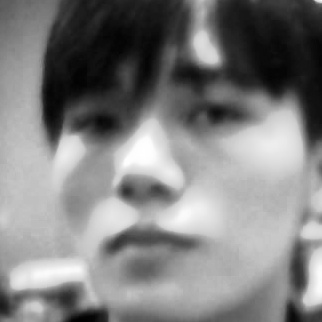
#> input picture datasets/1/User.1.12.jpg, 322 x 322 px, given in place of the camera
$ python take_photo.py ../../../datasets/1/User.1.12.jpg ../../../datasets/1/User.1.0.jpg
#> lines starting #> are read from the running program, lines starting #| are printed output that depends on the picture; after the words box and inside, x2 and y2 are one past the last pixel; in counts of white or black regions, pixels touching at a corner belong together
### src/main/face_recog/train_model.py
import cv2
import numpy as np
from PIL import Image
import os
import sys

def setup_paths():
    """
    Sets up necessary file paths and directories.

    Returns:
        dict: Dictionary containing all the important paths
    """
    script_dir = os.path.dirname(os.path.abspath(__file__))

    paths = {
        "script_dir": script_dir,
        "dataset_path": os.path.join(script_dir, 'datasets'),
        "trainer_path": os.path.join(script_dir, 'trainer'),
        "cascade_path": os.path.join(script_dir, 'haarcascade_frontalface_default.xml')
    }

    os.makedirs(paths["trainer_path"], exist_ok=True)

    if not os.path.exists(paths["dataset_path"]):
        print(f"Error: Dataset directory not found at {paths['dataset_path']}")
        return None

    if not os.path.exists(paths["cascade_path"]):
        print(f"Error: Cascade file not found. Downloading it now...")
        import urllib.request
        url = "https://raw.githubusercontent.com/opencv/opencv/master/data/haarcascades/haarcascade_frontalface_default.xml"
        urllib.request.urlretrieve(url, paths["cascade_path"])
        print(f"Downloaded face detection file successfully!")

    return paths

# [23 lines left out: functions preprocess_image, preprocess_face, not called in this run]

def get_images_and_labels(dataset_path, detector):
    """
    Gets face images and their corresponding labels from the dataset.

    Args:
        dataset_path: Path to the dataset directory
        detector: Face detector

    Returns:
        tuple: Lists of face samples and their IDs
    """
    image_paths = []

    for user_id in os.listdir(dataset_path):
        user_path = os.path.join(dataset_path, user_id)
        if os.path.isdir(user_path):
            for img_file in os.listdir(user_path):
                if img_file.endswith('.jpg') or img_file.endswith('.png'):
                    image_paths.append(os.path.join(user_path, img_file))

    face_samples = []
    ids = []

    for image_path in image_paths:
        try:
            pil_img = Image.open(image_path).convert('L')
            img_numpy = np.array(pil_img, 'uint8')

            img_numpy = preprocess_image(img_numpy)

            user_id = int(os.path.split(image_path)[0].split(os.path.sep)[-1])

            faces = detector.detectMultiScale(
                img_numpy,
                scaleFactor=1.1,
                minNeighbors=4,
                minSize=(30, 30)
            )

            for (x, y, w, h) in faces:
                face_roi = img_numpy[y:y+h, x:x+w]
                face_roi = preprocess_face(face_roi)

                face_samples.append(face_roi)
                ids.append(user_id)

        except Exception as e:
            print(f"Error processing image {image_path}: {str(e)}")

    return face_samples, ids

# [26 lines left out: function save_user_details, not called in this run]

def train_model():
    """
    Trains the face recognition model with improved parameters.

    This function:
    1. Finds all the face photos you've taken
    2. Processes each photo to make it easier to recognize
    3. Teaches the computer to recognize each person
    4. Saves the trained model so it can be used later

    Returns:
        bool: True if training was successful, False otherwise
    """
    # Setup paths and check required files
    paths = setup_paths()
    if paths is None:
        return False

    try:
        recognizer = cv2.face.LBPHFaceRecognizer_create(
            radius=2,
            neighbors=8,
            grid_x=8,
            grid_y=8,
            threshold=100
        )

        detector = cv2.CascadeClassifier(paths["cascade_path"])

        print("Training face recognition model with improved parameters...")
        print("This may take a few minutes...")

        faces, ids = get_images_and_labels(paths["dataset_path"], detector)

        if len(faces) == 0 or len(ids) == 0:
            print("Error: No face samples found. Please capture photos first.")
            return False

        print(f"Training with {len(faces)} face samples")

        recognizer.train(faces, np.array(ids))

        model_path = os.path.join(paths["trainer_path"], 'trainer.yml')
        recognizer.write(model_path)

        print(f"Model trained successfully with {len(faces)} face samples")
        print(f"Model saved to {model_path}")

        users = set(ids)
        save_user_details(paths["trainer_path"], paths["dataset_path"], users, len(faces))

        return True

    except Exception as e:
        print(f"Error during training: {str(e)}")
        return False

# [2 lines that do not run on import are left out]

### src/main/face_recog/take_photo.py
import cv2
import os
import sys
import time
from train_model import train_model

def setup_paths():
    """
    Sets up necessary file paths and downloads required files if needed.
    """
    script_dir = os.path.dirname(os.path.abspath(__file__))
    paths = {
        "script_dir": script_dir,
        "dataset_path": os.path.join(script_dir, 'datasets'),
        "cascade_path": os.path.join(script_dir, 'haarcascade_frontalface_default.xml')
    }

    if not os.path.exists(paths["cascade_path"]):
        print(f"[INFO] Cascade file not found. Downloading...")
        import urllib.request
        url = "https://raw.githubusercontent.com/opencv/opencv/master/data/haarcascades/haarcascade_frontalface_default.xml"
        urllib.request.urlretrieve(url, paths["cascade_path"])
        print(f"[INFO] Downloaded face cascade successfully!")

    os.makedirs(paths["dataset_path"], exist_ok=True)
    return paths


def initialize_camera():
    """Initialize webcam"""
    cam = cv2.VideoCapture(0)
    cam.set(3, 640)  # Width
    cam.set(4, 480)  # Height
    return cam


def detect_faces(image, face_detector):
    """Detect faces in frame"""
    gray = cv2.cvtColor(image, cv2.COLOR_BGR2GRAY)
    gray = cv2.equalizeHist(gray)
    faces = face_detector.detectMultiScale(
        gray,
        scaleFactor=1.1,
        minNeighbors=4,
        minSize=(30, 30)
    )
    return gray, faces


def save_face_image(gray, x, y, w, h, user_path, user_id, count):
    """Save cropped face image"""
    face_roi = gray[y:y+h, x:x+w]
    file_path = os.path.join(user_path, f"User.{user_id}.{count}.jpg")
    cv2.imwrite(file_path, face_roi)
    return file_path


def create_user_info(user_path, user_id, user_name, count):
    """Create info.txt with metadata"""
    with open(os.path.join(user_path, "info.txt"), "w", encoding="utf-8") as f:
        f.write(f"Name: {user_name if user_name else 'User '+str(user_id)}\n")
        f.write(f"ID: {user_id}\n")
        f.write(f"Date: {time.strftime('%Y-%m-%d %H:%M:%S')}\n")
        f.write(f"Photos: {count}\n")


def take_photos(user_id, user_name=None):
    """
    Automatically capture 50 photos of a user's face
    without needing to press any key.
    """
#> called with user_id = '../../../datasets/1/User.1.12.jpg', user_name = '../../../datasets/1/User.1.0.jpg'
    paths = setup_paths()
    face_detector = cv2.CascadeClassifier(paths["cascade_path"])

    if face_detector.empty():
        print("[ERROR] Failed to load face detector.")
        return False

    user_path = os.path.join(paths["dataset_path"], str(user_id))
    os.makedirs(user_path, exist_ok=True)

    cam = initialize_camera()
    print("=" * 50)
    if user_name:
        print(f"[INFO] Starting auto photo capture for User ID: {user_id} ({user_name})")
    else:
        print(f"[INFO] Starting auto photo capture for User ID: {user_id}")

    max_photos = 60
    min_face_size = 100
    delay = 0.2
    count = 0

    print(f"[INFO] Will automatically capture {max_photos} photos.")
    print("[INFO] Move your face slowly left/right for better angles.")
    print("[INFO] Starting in 3 seconds...")
    for i in range(3, 0, -1):
        print(f"{i}...")
        time.sleep(1)

    try:
        while count < max_photos:
            ret, frame = cam.read()
#> frame is the input picture: shape (322, 322, 3); min 1, max 255, mean 127.7
            if not ret:
                print("[ERROR] Failed to grab frame.")
                break

            gray, faces = detect_faces(frame, face_detector)
#> in detect_faces, `gray = cv2.equalizeHist(gray)`:
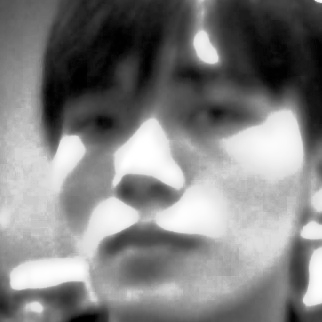
#> gray: shape (322, 322); min 0, max 255, mean 128.1
#> in detect_faces, `faces = face_detector.detectMultiScale( gray, scaleFactor=1.1, minNeig..`: faces = ()
#> faces = ()
            for (x, y, w, h) in faces:
                face_quality = "Good" if w >= min_face_size else "Too Small"
                color = (0, 255, 0) if face_quality == "Good" else (0, 0, 255)

                cv2.rectangle(frame, (x, y), (x+w, y+h), color, 2)
                cv2.putText(frame, f"{face_quality}", (x, y-10),
                            cv2.FONT_HERSHEY_SIMPLEX, 0.6, color, 2)

                if face_quality == "Good":
                    save_face_image(gray, x, y, w, h, user_path, user_id, count)
                    count += 1
                    print(f"[INFO] Saved image {count}/{max_photos}")
                    time.sleep(delay)
                    break  # Capture one face per frame
#> this loop made 0 passes
#> after the loop, count = 0

            # Show progress on frame
            cv2.putText(frame, f"Photos: {count}/{max_photos}",
                        (20, 40), cv2.FONT_HERSHEY_SIMPLEX, 1, (255, 255, 255), 2)
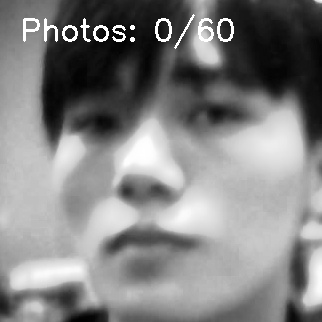
#> frame: shape (322, 322, 3); 1.38% of pixels changed, all inside (x1, y1, x2, y2) = (23, 14, 234, 49)
            cv2.imshow("Auto Capture (ESC to exit)", frame)

            if cv2.waitKey(1) & 0xFF == 27:
#> (key Esc is pressed here)
                print("[INFO] Capture manually stopped (ESC pressed).")
                break

        print("[INFO] Capture completed successfully.")
    except Exception as e:
        print(f"[ERROR] Exception during capture: {str(e)}")
    finally:
        cam.release()
        cv2.destroyAllWindows()
        create_user_info(user_path, user_id, user_name, count)
        train_model()
#> in train_model, `faces, ids = get_images_and_labels(paths["dataset_path"], detector)`: faces = []
        print(f"[INFO] Total images captured: {count}")
#| [INFO] Total images captured: 0
        return count > 0


if __name__ == "__main__":
    if len(sys.argv) < 2:
        print("Usage: python take_photos.py <user_id> [user_name]")
        sys.exit(1)

    user_id = sys.argv[1]
    user_name = sys.argv[2] if len(sys.argv) > 2 else None
    take_photos(user_id, user_name)

$ run again, on datasets/1/User.1.13.jpg
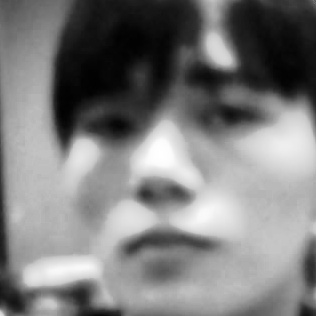
#> input picture datasets/1/User.1.13.jpg, 316 x 316 px, given in place of the camera
#> in take_photos, frame is the input picture: shape (316, 316, 3); min 1, max 255, mean 124.9
#> in detect_faces, `gray = cv2.equalizeHist(gray)`:
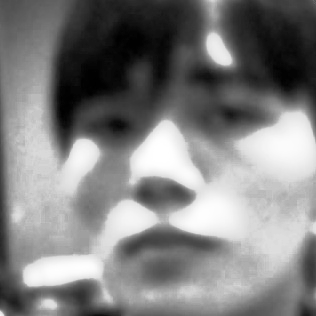
#> gray: shape (316, 316); min 0, max 255, mean 128.1
#> in detect_faces, `faces = face_detector.detectMultiScale( gray, scaleFactor=1.1, minNeig..`: faces = ()
#> after the loop in take_photos, `for (x, y, w, h) in faces:`: count = 0
#> in take_photos, `cv2.putText(frame, f"Photos: {count}/{max_photos}", (20, 40), cv2.FONT..`:
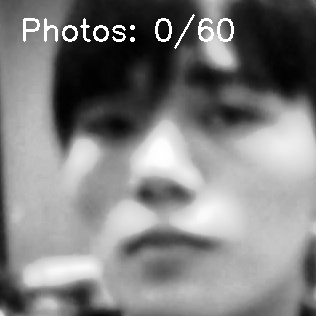
#> frame: shape (316, 316, 3); 1.43% of pixels changed, all inside (x1, y1, x2, y2) = (23, 14, 234, 49)
#> in train_model, `faces, ids = get_images_and_labels(paths["dataset_path"], detector)`: faces = []
#| [INFO] Total images captured: 0

$ run again, on datasets/1/User.1.15.jpg
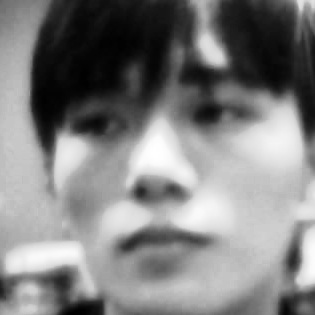
#> input picture datasets/1/User.1.15.jpg, 315 x 315 px, given in place of the camera
#> in take_photos, frame is the input picture: shape (315, 315, 3); min 0, max 255, mean 127.8
#> in detect_faces, `faces = face_detector.detectMultiScale( gray, scaleFactor=1.1, minNeig..`: faces = ()
#> after the loop in take_photos, `for (x, y, w, h) in faces:`: count = 0
#> in take_photos, `cv2.putText(frame, f"Photos: {count}/{max_photos}", (20, 40), cv2.FONT..`:
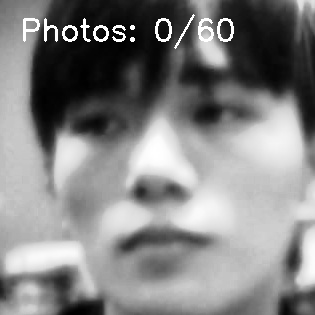
#> frame: shape (315, 315, 3); 1.44% of pixels changed, all inside (x1, y1, x2, y2) = (23, 14, 234, 49)
#> in train_model, `faces, ids = get_images_and_labels(paths["dataset_path"], detector)`: faces = []
#| [INFO] Total images captured: 0
